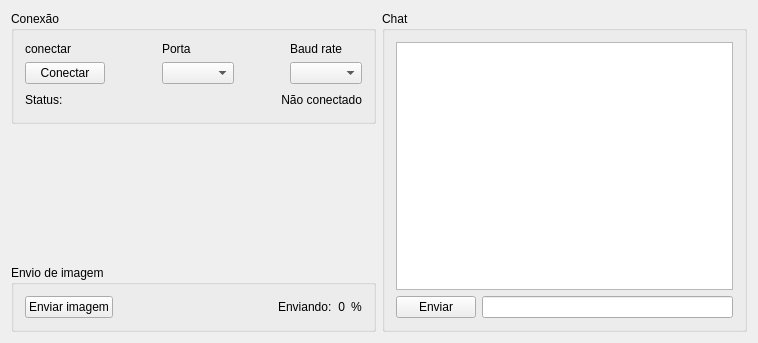
<?xml version="1.0" encoding="UTF-8"?>
<ui version="4.0">
 <class>MainWindow</class>
 <widget class="QMainWindow" name="MainWindow">
  <property name="geometry">
   <rect>
    <x>0</x>
    <y>0</y>
    <width>758</width>
    <height>343</height>
   </rect>
  </property>
  <property name="windowTitle">
   <string>MainWindow</string>
  </property>
  <widget class="QWidget" name="centralWidget">
   <layout class="QGridLayout" name="gridLayout_14">
    <item row="0" column="0">
     <layout class="QGridLayout" name="gridLayout_13">
      <item row="0" column="0">
       <layout class="QGridLayout" name="gridLayout_12">
        <item row="2" column="0">
         <widget class="QGroupBox" name="groupBox_2">
          <property name="title">
           <string>Envio de imagem</string>
          </property>
          <layout class="QGridLayout" name="gridLayout_9">
           <item row="0" column="0">
            <layout class="QGridLayout" name="gridLayout_8">
             <item row="0" column="1">
              <spacer name="horizontalSpacer_2">
               <property name="orientation">
                <enum>Qt::Horizontal</enum>
               </property>
               <property name="sizeHint" stdset="0">
                <size>
                 <width>40</width>
                 <height>20</height>
                </size>
               </property>
              </spacer>
             </item>
             <item row="0" column="2">
              <widget class="QLabel" name="label_lineInfo">
               <property name="text">
                <string>Enviando:</string>
               </property>
              </widget>
             </item>
             <item row="0" column="3">
              <widget class="QLabel" name="label_percent">
               <property name="text">
                <string>0</string>
               </property>
               <property name="alignment">
                <set>Qt::AlignRight|Qt::AlignTrailing|Qt::AlignVCenter</set>
               </property>
              </widget>
             </item>
             <item row="0" column="0">
              <widget class="QPushButton" name="pushButton_select_image">
               <property name="text">
                <string>Enviar imagem</string>
               </property>
              </widget>
             </item>
             <item row="0" column="4">
              <widget class="QLabel" name="label_percent_symbol">
               <property name="text">
                <string>%</string>
               </property>
              </widget>
             </item>
            </layout>
           </item>
          </layout>
         </widget>
        </item>
        <item row="0" column="0">
         <widget class="QGroupBox" name="groupBox">
          <property name="title">
           <string>Conexão</string>
          </property>
          <layout class="QGridLayout" name="gridLayout_7">
           <item row="0" column="0">
            <layout class="QGridLayout" name="gridLayout_6">
             <item row="0" column="0">
              <layout class="QGridLayout" name="gridLayout_5">
               <item row="0" column="0">
                <layout class="QGridLayout" name="gridLayout_2">
                 <item row="0" column="0">
                  <widget class="QLabel" name="label">
                   <property name="text">
                    <string>conectar</string>
                   </property>
                  </widget>
                 </item>
                 <item row="1" column="0">
                  <widget class="QPushButton" name="pushButton_connect">
                   <property name="styleSheet">
                    <string notr="true"/>
                   </property>
                   <property name="text">
                    <string>Conectar</string>
                   </property>
                   <property name="flat">
                    <bool>false</bool>
                   </property>
                  </widget>
                 </item>
                </layout>
               </item>
               <item row="0" column="2">
                <layout class="QGridLayout" name="gridLayout_3">
                 <item row="0" column="0">
                  <widget class="QLabel" name="label_2">
                   <property name="text">
                    <string>Porta</string>
                   </property>
                  </widget>
                 </item>
                 <item row="1" column="0">
                  <widget class="QComboBox" name="comboBox_port">
                   <property name="styleSheet">
                    <string notr="true"/>
                   </property>
                  </widget>
                 </item>
                </layout>
               </item>
               <item row="0" column="4">
                <layout class="QGridLayout" name="gridLayout_4">
                 <item row="0" column="0">
                  <widget class="QLabel" name="label_3">
                   <property name="text">
                    <string>Baud rate</string>
                   </property>
                  </widget>
                 </item>
                 <item row="1" column="0">
                  <widget class="QComboBox" name="comboBox_baud">
                   <property name="styleSheet">
                    <string notr="true"/>
                   </property>
                  </widget>
                 </item>
                </layout>
               </item>
               <item row="0" column="1">
                <spacer name="horizontalSpacer_4">
                 <property name="orientation">
                  <enum>Qt::Horizontal</enum>
                 </property>
                 <property name="sizeHint" stdset="0">
                  <size>
                   <width>40</width>
                   <height>20</height>
                  </size>
                 </property>
                </spacer>
               </item>
               <item row="0" column="3">
                <spacer name="horizontalSpacer_5">
                 <property name="orientation">
                  <enum>Qt::Horizontal</enum>
                 </property>
                 <property name="sizeHint" stdset="0">
                  <size>
                   <width>40</width>
                   <height>20</height>
                  </size>
                 </property>
                </spacer>
               </item>
              </layout>
             </item>
             <item row="1" column="0">
              <layout class="QGridLayout" name="gridLayout">
               <item row="0" column="0">
                <widget class="QLabel" name="label_4">
                 <property name="text">
                  <string>Status:   </string>
                 </property>
                </widget>
               </item>
               <item row="0" column="1">
                <spacer name="horizontalSpacer">
                 <property name="orientation">
                  <enum>Qt::Horizontal</enum>
                 </property>
                 <property name="sizeHint" stdset="0">
                  <size>
                   <width>40</width>
                   <height>20</height>
                  </size>
                 </property>
                </spacer>
               </item>
               <item row="0" column="2">
                <widget class="QLabel" name="label_status">
                 <property name="minimumSize">
                  <size>
                   <width>100</width>
                   <height>0</height>
                  </size>
                 </property>
                 <property name="text">
                  <string>Não conectado</string>
                 </property>
                 <property name="alignment">
                  <set>Qt::AlignRight|Qt::AlignTrailing|Qt::AlignVCenter</set>
                 </property>
                </widget>
               </item>
              </layout>
             </item>
            </layout>
           </item>
          </layout>
         </widget>
        </item>
        <item row="1" column="0">
         <spacer name="verticalSpacer">
          <property name="orientation">
           <enum>Qt::Vertical</enum>
          </property>
          <property name="sizeHint" stdset="0">
           <size>
            <width>20</width>
            <height>40</height>
           </size>
          </property>
         </spacer>
        </item>
       </layout>
      </item>
      <item row="0" column="1">
       <widget class="QGroupBox" name="groupBox_3">
        <property name="title">
         <string>Chat</string>
        </property>
        <layout class="QGridLayout" name="gridLayout_11">
         <item row="0" column="0">
          <widget class="QPlainTextEdit" name="plainTextEdit_chat"/>
         </item>
         <item row="1" column="0">
          <layout class="QGridLayout" name="gridLayout_10">
           <item row="0" column="0">
            <widget class="QPushButton" name="pushButton_sendMsg">
             <property name="text">
              <string>Enviar</string>
             </property>
            </widget>
           </item>
           <item row="0" column="1">
            <widget class="QLineEdit" name="lineEdit_msg"/>
           </item>
          </layout>
         </item>
        </layout>
       </widget>
      </item>
     </layout>
    </item>
   </layout>
  </widget>
 </widget>
 <layoutdefault spacing="6" margin="11"/>
 <resources/>
 <connections/>
</ui>
